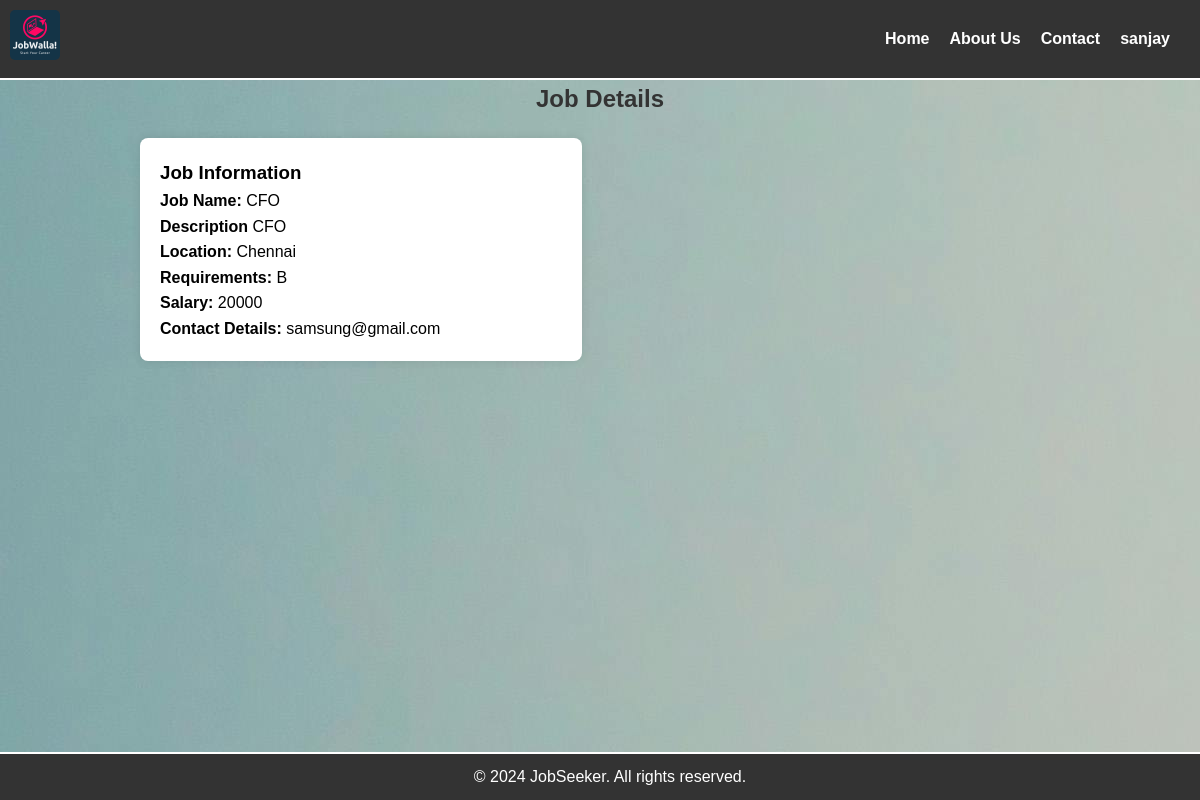
Page /jobDetails.php?id=1 (signed in) on the committed database.
### tables this page shows
CREATE TABLE `jobdetails` (
  `id` int(100) NOT NULL,
  `name` varchar(200) NOT NULL,
  `description` mediumtext NOT NULL,
  `location` mediumtext NOT NULL,
  `requirements` mediumtext NOT NULL,
  `salary` int(200) NOT NULL,
  `email` varchar(200) NOT NULL
);

### jobDetails.php (the view, shortened to what this page needs)
<!DOCTYPE html>
<html lang="en">
<head>
</head>
<body>
    <?php include('navBar.php'); ?>
   <?php
require "connection.php";
$row=[];
if(isset($_GET['id'])){
$id=$_GET['id'];
$sql = "SELECT * FROM jobdetails WHERE id='$id'";
$result = $conn->query($sql);
$row = $result->fetch_assoc();
}
?>
    <h2>Job Details</h2>
    <div class="container">
        <div class="column">
            <div class="details">
                <h3>Job Information</h3>
                <p><strong>Job Name:</strong> <?php echo $row['name'] ?></p>
                <p><strong>Description</strong> <?php echo $row['description']; ?></p>
                <p><strong>Location:</strong> <?php echo $row['location']; ?></p>
                <p><strong>Requirements:</strong> <?php echo $row['requirements'];?></p>
                <p><strong>Salary:</strong> <?php echo $row['salary'];?></p>
                <p><strong>Contact Details:</strong> <?php echo $row['email'];?></p>
            </div>
        </div>
    </div>
    <?php require "footer.php"; ?>
</body>
</html>

### jobDetails.php (style rules this page uses)
body { font-family: 'Arial', sans-serif; line-height: 1.6; background-image: url("img.jpg"); }
.container { width: 80%; margin: 0 auto; display: flex; justify-content: space-between; padding: 20px; box-sizing: border-box; }
.column { width: 48%; }
.details { background-color: #fff; padding: 20px; border-radius: 8px; box-shadow: 0 0 10px rgba(0, 0, 0, 0.1); margin-bottom: 20px; }
h2 { text-align: center; color: #333; }

### navBar.php (style rules this page uses)
body { font-family: Arial, sans-serif; margin: 20px; }
p { margin-bottom: 10px; }
body, h1, h2, h3, p, ul { margin: 0; padding: 0; }

### rows in the picture
jobdetails: name "CFO", description "CFO", location "Chennai", requirements "B", salary "20000", email "samsung@gmail.com"

### other values in the picture
$_SESSION['auth_user']['username'] "sanjay"
